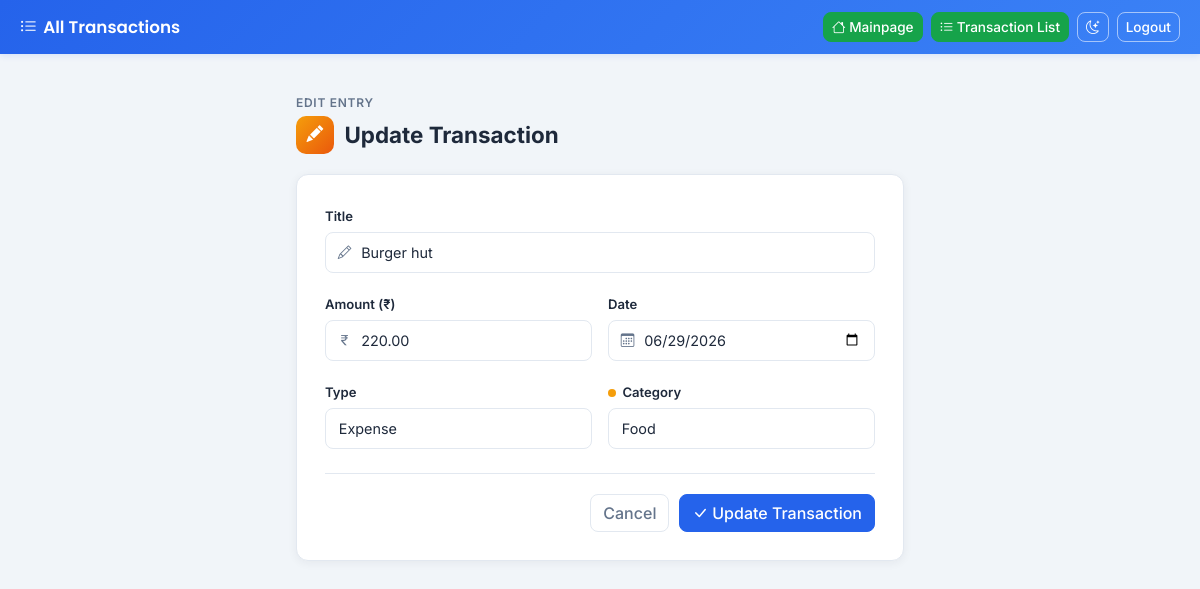
Screenshot of /update_transaction/17/ (signed in) with the database file from the repository.
### expenses/models.py (models this page shows)
class Transactions(models.Model):
    user = models.ForeignKey(User, on_delete=models.CASCADE)
    title = models.CharField(max_length=100)
    amount = models.DecimalField(max_digits=10, decimal_places=2)
    type_choices=[
        ("Income","Income"),
        ("Expense","Expense"),
    ]
    types=models.CharField(
        max_length=10,choices=type_choices,default="Income")
    category = models.CharField(
        max_length=20,choices=category_choices,default="Salary")
    date = models.DateField(default=timezone.now)
    created_at= models.DateTimeField(auto_now_add=True)

### expenses/views.py (the view, shortened to what this page needs)
# urls.py: path("update_transaction/<int:id>/",update_transaction,name="update_transaction"),
def update_transaction(request,id):
    queryset=Transactions.objects.get(user=request.user,id=id)
    return render(request,"expenses/update_transaction.html",{"task": queryset})

### expenses/templates/expenses/update_transaction.html (shortened to what this page needs)
<!doctype html>
<html lang="en">
  <head>
    <link href="https://cdn.jsdelivr.net/npm/bootstrap@5.3.0/dist/css/bootstrap.min.css" rel="stylesheet">
    <link rel="stylesheet" href="https://cdn.jsdelivr.net/npm/bootstrap-icons@1.11.3/font/bootstrap-icons.css">
  </head>
  <body>
    <nav class="navbar" id="mainNavbar">
      <a class="navbar-brand" href="/tasks/"><i class="bi bi-list-ul"></i>All Transactions</a>
      <div class="nav-actions">
        <a href="{% url 'mainpage' %}" class="btn btn-success btn-sm">
          <i class="bi bi-house"></i> Mainpage
        </a>
        <a href="/transactions/" class="btn btn-success btn-sm">
          <i class="bi bi-list-ul"></i> Transaction List
        </a>
        <button type="button" class="btn btn-outline-secondary btn-sm" id="themeToggle" title="Toggle dark mode">
          <i class="bi bi-moon-stars"></i>
        </button>
        <form class="d-flex mb-0" role="search">
          {% if request.user.is_authenticated %}
            <a href='/logout/' class="btn btn-outline-secondary btn-sm">Logout</a>
          {% else %}
            <a href='/login/' class="btn btn-success btn-sm">Login</a>
          {% endif %}
        </form>
      </div>
    </nav>
    <div class="page-wrap">
      <div class="page-eyebrow">Edit entry</div>
      <div class="page-title">
        <span class="page-title-icon"><i class="bi bi-pencil-fill"></i></span>
        Update Transaction
      </div>
      <div class="form-card">
        <form method="post">
          <div class="mb-field">
            <label class="form-label" for="title">Title</label>
            <div class="input-icon">
              <input type="text" class="form-control" id="title" name="title" value="{{ task.title }}" required>
            </div>
          </div>
          <div class="row-2 mb-field">
            <div>
              <label class="form-label" for="amount">Amount (₹)</label>
              <div class="input-icon">
                <input type="number" class="form-control" id="amount" name="amount" step="10" value="{{ task.amount }}" required>
              </div>
            </div>
            <div>
              <label class="form-label" for="date">Date</label>
              <div class="input-icon">
                <input type="date" class="form-control" id="date" name="date" value="{{ task.date|date:'Y-m-d' }}">
              </div>
            </div>
          </div>
          <div class="row-2 mb-field">
            <div>
              <label class="form-label" for="types">Type</label>
              <select class="form-select" id="types" name="types" required>
                <option value="Expense" {% if task.types == "Expense" %}selected{% endif %}>Expense</option>
              </select>
            </div>
            <div>
              <label class="form-label" for="category">
                <span id="categoryDot"></span>Category
              </label>
              <select class="form-select" id="category" name="category" required>
                <option value="Food" {% if task.category == "Food" %}selected{% endif %}>Food</option>
              </select>
            </div>
          </div>
          <div class="form-actions">
            <a href="{% url 'transactions' %}" class="btn btn-outline-secondary">Cancel</a>
            <button type="submit" class="btn btn-primary">
              <i class="bi bi-check-lg"></i> Update Transaction
            </button>
          </div>
        </form>
      </div>
    </div>
  </body>
</html>

### expenses/templates/expenses/update_transaction.html (style rules this page uses)
:root { --bg: #F1F5F9; --card: #FFFFFF; --primary: #2563EB; --text: #1E293B; --text-muted: #64748B; --border: #E2E8F0; --btn-add: #16A34A; --btn-reset: #64748B; --cat-food: #F59E0B; --cat-groceries: #16A34A; --cat-travel: #2563EB; --cat-shopping: #A855F7; --cat-entertainment: #EC4899; --cat-bills: #DC2626; --cat-investment: #0EA5E9; --cat-salary: #0EA5E9; --cat-other: #64748B; --radius: 12px; --shadow: 0 2px 10px rgba(30, 41, 59, 0.06); --shadow-hover: 0 10px 24px rgba(30, 41, 59, 0.10); }
body { background: var(--bg); color: var(--text); font-family: "Inter", sans-serif; min-height: 100vh; transition: background .25s ease, color .25s ease; }
h1, h5, .navbar-brand { font-family: "Poppins", sans-serif; }
.navbar { background: linear-gradient(135deg, #2563EB, #3B82F6) !important; border-bottom: none; padding: .6rem 1.25rem !important; position: sticky; top: 0; z-index: 20; box-shadow: 0 2px 6px rgba(37, 99, 235, 0.12); transition: box-shadow .2s ease, background .25s ease; display: flex; align-items: center; flex-wrap: wrap; gap: .5rem; }
.navbar-brand { color: #fff !important; font-weight: 600; font-size: 1.05rem; }
.navbar-brand i { margin-right: .4rem; }
.navbar .btn { border-radius: 8px; font-weight: 500; font-size: .85rem; }
.navbar .btn-success { background: var(--btn-add); border-color: var(--btn-add); }
.navbar .btn-outline-secondary { color: #fff; border-color: rgba(255,255,255,.55); background: transparent; }
.navbar .nav-actions { display: flex; align-items: center; gap: .5rem; margin-left: auto; }
.page-wrap { max-width: 640px; margin: 2.5rem auto; padding: 0 1rem; }
.page-eyebrow { font-size: .75rem; font-weight: 600; letter-spacing: .06em; text-transform: uppercase; color: var(--text-muted); margin-bottom: .2rem; }
.page-title { font-size: 1.4rem; font-weight: 700; margin-bottom: 1.25rem; display: flex; align-items: center; gap: .65rem; }
.page-title-icon { width: 38px; height: 38px; border-radius: 10px; display: flex; align-items: center; justify-content: center; background: linear-gradient(135deg, #F59E0B, #EA580C); color: #fff; font-size: 1.05rem; flex-shrink: 0; }
.form-card { background: var(--card); border: 1px solid var(--border); border-radius: var(--radius); box-shadow: var(--shadow); padding: 1.75rem; transition: transform .18s ease, box-shadow .18s ease, background .25s ease, border-color .25s ease; animation: fadeInUp .35s ease; }
.form-label { font-weight: 600; font-size: .82rem; color: var(--text); margin-bottom: .35rem; }
.input-icon { position: relative; }
.input-icon .form-control, .input-icon .form-select { padding-left: 2.2rem; }
.form-control, .form-select { border-radius: 8px; border: 1px solid var(--border); background: var(--card); color: var(--text); padding: .55rem .8rem; font-size: .9rem; transition: border-color .15s ease, box-shadow .15s ease, background .15s ease, color .15s ease; }
#categoryDot { display: inline-block; width: 8px; height: 8px; border-radius: 50%; background: var(--cat-salary); margin-right: .4rem; transition: background .15s ease; }
.mb-field { margin-bottom: 1.1rem; }
.row-2 { display: grid; grid-template-columns: 1fr 1fr; gap: 1rem; }
.form-actions { display: flex; justify-content: flex-end; gap: .6rem; margin-top: 1.5rem; padding-top: 1.25rem; border-top: 1px solid var(--border); }
.btn { border-radius: 8px; font-weight: 500; }
.btn-primary { background: var(--primary); border-color: var(--primary); }
.btn-outline-secondary { color: var(--btn-reset); border-color: var(--border); }

### rows the page displays
Transactions: title "Burger hut", amount "220.00", date "06/29/2026", types "Expense", category "Food"
